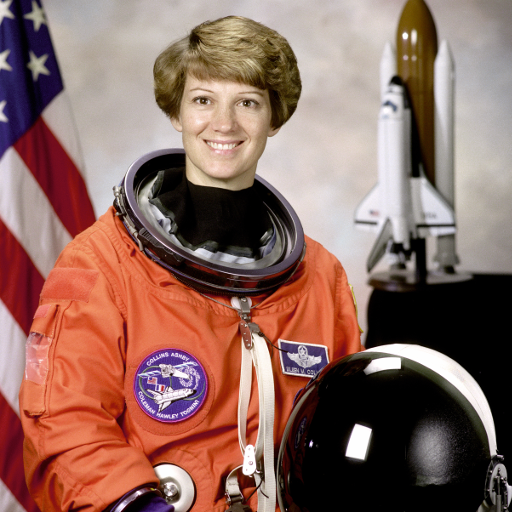
#> input picture Apoio/PL05/imgs/astronaut.png, 512 x 512 px
$ python IP_2Core11_Histogram.py
#> lines starting #> are read from the running program, lines starting #| are printed output that depends on the picture; after the words box and inside, x2 and y2 are one past the last pixel; in counts of white or black regions, pixels touching at a corner belong together
#!uv run
# /// script
# requires-python = ">=3.12"
# dependencies = ["numpy", "opencv-python>=5.0,<6", "matplotlib"]
# ///
# Correr com: uv run exemplos/IP_2Core11_Histogram.py   (na pasta do PL05.zip)
# O histograma de uma região, com uma máscara.

import cv2
import numpy as np
from matplotlib import pyplot as plt
from pathlib import Path

# A pasta do zip (a que tem exemplos/, imgs/ e videos/), a partir deste ficheiro: o programa encontra as
# imagens corra de onde correr, em Windows, macOS ou Linux.
PASTA = Path(__file__).resolve().parent.parent


img = cv2.imread(str(PASTA / "imgs" / "astronaut.png"))
#> img is the input picture: shape (512, 512, 3); mean B, G, R 96.5, 105.8, 141.6
imgray = cv2.cvtColor(img,cv2.COLOR_BGR2GRAY)
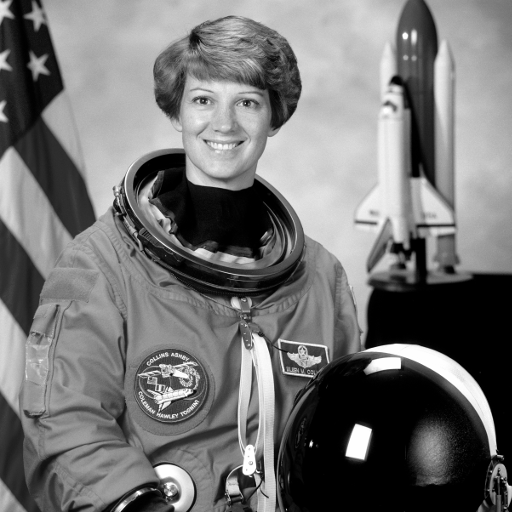
#> imgray: shape (512, 512); min 0, max 255, mean 115.4


# create a mask
mask = np.zeros(img.shape[:2], np.uint8)
mask[100:300, 100:400] = 255
masked_img = cv2.bitwise_and(imgray,imgray,mask = mask)
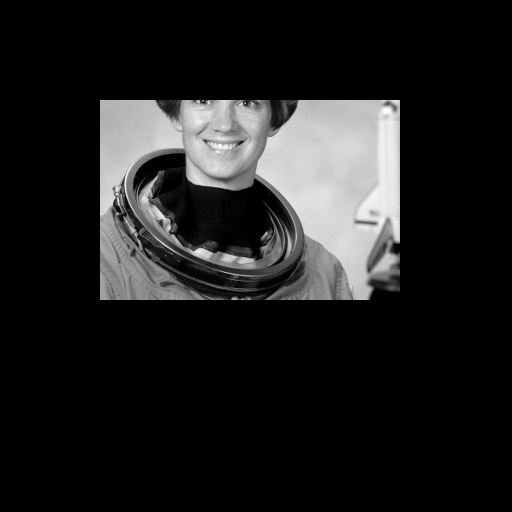
#> masked_img: shape (512, 512); min 0, max 255, mean 31.1

# Calculate histogram with mask and without mask
# Check third argument for mask
hist_full = cv2.calcHist([imgray],[0],None,[256],[0,256])
#> hist_full = 256 values, max 28966 at index 0, min 128 at index 251, mean 1024
hist_mask = cv2.calcHist([imgray],[0],mask,[256],[0,256])
#> hist_mask = 256 values, max 2161 at index 0, min 2 at index 246, mean 234.4

plt.subplot(221), plt.imshow(imgray, 'gray')
plt.subplot(222), plt.imshow(mask,'gray')
plt.subplot(223), plt.imshow(masked_img, 'gray')
plt.subplot(224), plt.plot(hist_full), plt.plot(hist_mask)
plt.xlim([0,256])

plt.show()
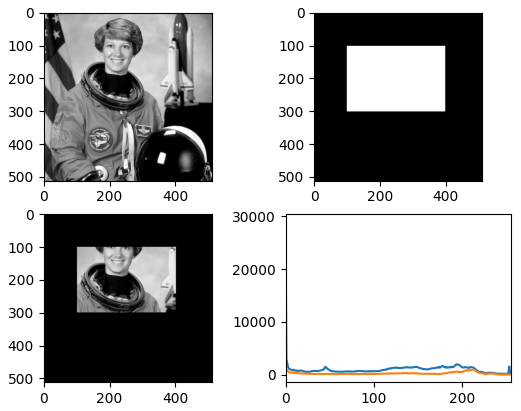
#> figure drawn by matplotlib, 4 panels; panel 4: curve peaks at x = 0, y = 28966; panel 4: curve peaks at x = 0, y = 2161

$ run again, with Apoio/PL05/imgs/jewelry.png copied over Apoio/PL05/imgs/astronaut.png
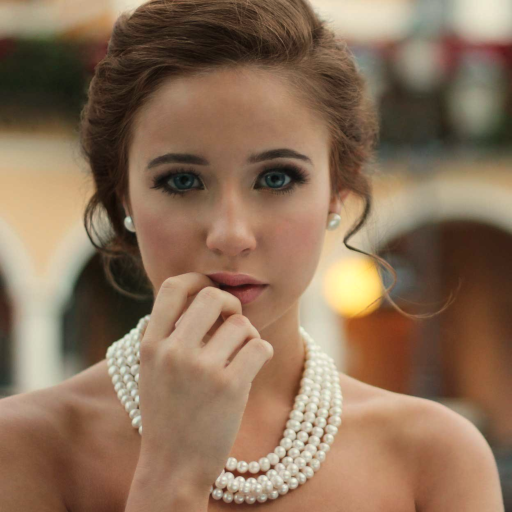
#> input picture Apoio/PL05/imgs/jewelry.png, 512 x 512 px
#> img is the input picture: shape (512, 512, 3); mean B, G, R 88.3, 111.9, 139.3
#> `masked_img = cv2.bitwise_and(imgray,imgray,mask = mask)`:
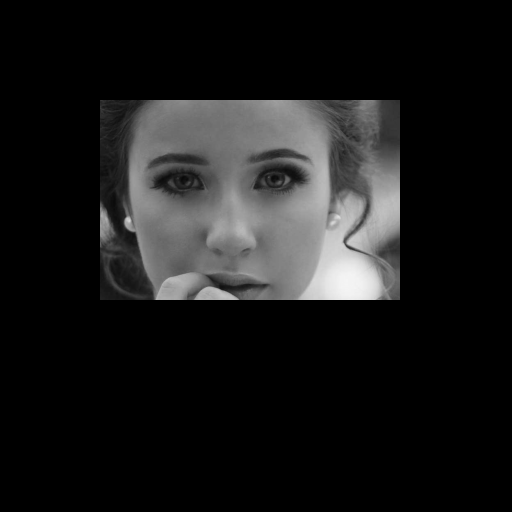
#> masked_img: shape (512, 512); min 0, max 245, mean 25.9
#> hist_full = 256 values, max 2681 at index 127, min 0 at index 0, mean 1024
#> hist_mask = 256 values, max 980 at index 113, min 0 at index 0, mean 234.4
#> `plt.show()`:
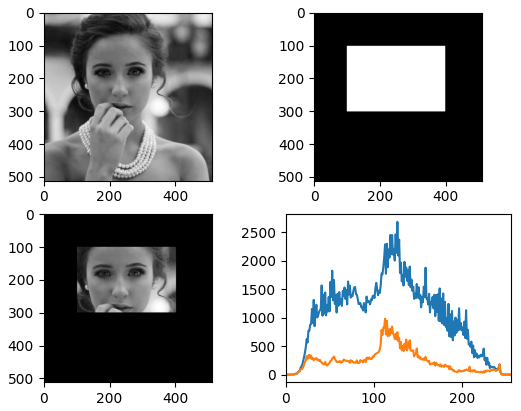
#> figure drawn by matplotlib, 4 panels; panel 4: curve peaks at x = 127, y = 2681; panel 4: curve peaks at x = 113, y = 980
